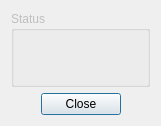
<?xml version="1.0" encoding="UTF-8"?>
<ui version="4.0">
 <class>SerialTesterDialog</class>
 <widget class="QDialog" name="SerialTesterDialog">
  <property name="geometry">
   <rect>
    <x>0</x>
    <y>0</y>
    <width>161</width>
    <height>126</height>
   </rect>
  </property>
  <property name="windowTitle">
   <string>Serial Tester</string>
  </property>
  <layout class="QVBoxLayout" name="verticalLayout_2">
   <item>
    <widget class="QGroupBox" name="m_group_box">
     <property name="enabled">
      <bool>false</bool>
     </property>
     <property name="title">
      <string>Status</string>
     </property>
     <layout class="QVBoxLayout" name="verticalLayout">
      <item>
       <widget class="QLabel" name="m_lbl">
        <property name="text">
         <string/>
        </property>
        <property name="pixmap">
         <pixmap resource="../../icons/chrono.qrc">:/common/cross.png</pixmap>
        </property>
        <property name="alignment">
         <set>Qt::AlignCenter</set>
        </property>
       </widget>
      </item>
     </layout>
    </widget>
   </item>
   <item>
    <widget class="QDialogButtonBox" name="m_button_box">
     <property name="orientation">
      <enum>Qt::Horizontal</enum>
     </property>
     <property name="standardButtons">
      <set>QDialogButtonBox::Close</set>
     </property>
     <property name="centerButtons">
      <bool>true</bool>
     </property>
    </widget>
   </item>
  </layout>
 </widget>
 <resources>
  <include location="../../icons/chrono.qrc"/>
  <include location="../../icons/chrono.qrc"/>
  <include location="../../icons/chrono.qrc"/>
  <include location="../../icons/chrono.qrc"/>
  <include location="../../icons/chrono.qrc"/>
 </resources>
 <connections>
  <connection>
   <sender>m_button_box</sender>
   <signal>rejected()</signal>
   <receiver>SerialTesterDialog</receiver>
   <slot>accept()</slot>
   <hints>
    <hint type="sourcelabel">
     <x>316</x>
     <y>260</y>
    </hint>
    <hint type="destinationlabel">
     <x>286</x>
     <y>274</y>
    </hint>
   </hints>
  </connection>
 </connections>
</ui>
